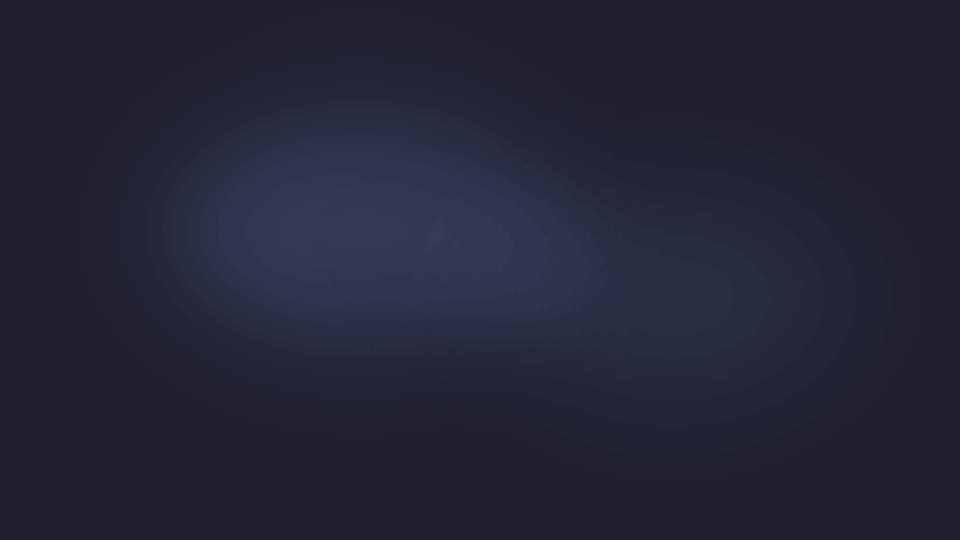
#> input picture quickshell/wallpapers/Tokyo Night/lutgen_Tokyo Night.png, 1920 x 1080 px (shown at 1/2 size)
$ python wallpaper_palette.py '../../../quickshell/wallpapers/Tokyo Night/lutgen_Tokyo Night.png'
#> lines starting #> are read from the running program, lines starting #| are printed output that depends on the picture
#!/usr/bin/env python3
"""Build a shell palette out of a wallpaper.

Prints one JSON object with the colours Theme.setVariant expects. The point is
the thing every Material You config gets for free and this shell did not: the
bar, the popups and the cards picking up the picture behind them.

matugen and wallust are the usual tools for this and neither is installed here
(the `wallust run` call in Theme.qml has been a no-op the whole time). Pillow
is already a dependency of nothing in particular but is present, so the whole
extraction is done here: quantise the image, score the colours, and build a
dark palette around the one that carries the picture.
"""
import colorsys
import json
import os
import sys

CACHE = os.path.expanduser("~/.config/huginn_wallpaper_palette.json")


def _hsv_to_hex(h, s, v):
    r, g, b = colorsys.hsv_to_rgb(h % 1.0, max(0.0, min(1.0, s)), max(0.0, min(1.0, v)))
    return "#%02x%02x%02x" % (round(r * 255), round(g * 255), round(b * 255))


def colour_entries(img, colors=16):
    """Quantise a Pillow image and return its colours as HSV with weights.

    Shared with album_tint.py, which picks a cover's colour the same way the
    wallpaper's accent is picked here.
    """
    from PIL import Image

    img = img.convert("RGB")
    img.thumbnail((240, 240))
    # 16 buckets is enough to separate the subject from the ground without
    # splitting one gradient into a dozen near-identical entries.
    quantised = img.quantize(colors=colors, method=Image.MEDIANCUT).convert("RGB")
    counts = sorted(quantised.getcolors(maxcolors=4096) or [], reverse=True)
    if not counts:
        raise ValueError("no colours in image")

    total = sum(c for c, _ in counts)
    entries = []
    for count, (r, g, b) in counts:
        h, s, v = colorsys.rgb_to_hsv(r / 255.0, g / 255.0, b / 255.0)
        entries.append({"h": h, "s": s, "v": v, "weight": count / total})
    return entries


def pick_vivid(entries):
    """The colour a person would name if asked what colour the picture is.

    Vivid enough to register, present enough to matter, and not so dark that
    it disappears against the panel it will sit on. None when the picture has
    no such colour at all (a black and white photo).
    """
    def accent_score(e):
        return (e["s"] ** 1.6) * (e["v"] ** 0.6) * (e["weight"] ** 0.25)

    vivid = [e for e in entries if e["s"] >= 0.18 and e["v"] >= 0.15]
    return max(vivid, key=accent_score) if vivid else None


def extract(path):
    from PIL import Image

    entries = colour_entries(Image.open(path))
    accent_src = pick_vivid(entries) or max(entries, key=lambda e: e["weight"])

    # The ground takes the picture's dominant hue but almost none of its
    # colour: a bar has to stay readable under any wallpaper, so the hue is a
    # tint, never a wash.
    ground_src = max(entries, key=lambda e: e["weight"] * (1.2 - e["v"]))
    gh = ground_src["h"]

    accent_h = accent_src["h"]
    accent_s = max(0.45, min(0.85, accent_src["s"] * 1.1))
    accent_v = max(0.78, min(0.98, accent_src["v"] * 1.25))

    # A second hue for the places that need to differ from the accent without
    # arguing with it. A quarter turn reads as related, not as a clash.
    sub_h = accent_h + 0.12

    # The semantic colours (a muted mic, a hot CPU, a connected device) keep
    # the hue that gives them their meaning, red stays red, but take the
    # picture's intensity: a pastel wallpaper gets pastel signals instead of
    # the fallback's neon. The floors keep them readable on the dark ground.
    sem_s = max(0.40, min(0.70, accent_s * 0.9))
    sem_v = max(0.85, min(0.97, accent_v))

    def semantic(hue_deg):
        return _hsv_to_hex(hue_deg / 360.0, sem_s, sem_v)

    palette = {
        "name": "From wallpaper",
        # Which picture this came from, so a cached palette left over from
        # another wallpaper is recognised as stale rather than applied.
        "source": os.path.abspath(path),
        "isDark": True,
        "accent": _hsv_to_hex(accent_h, accent_s, accent_v),
        "subAccent": _hsv_to_hex(sub_h, accent_s * 0.95, accent_v),
        "bg": _hsv_to_hex(gh, 0.22, 0.11),
        "surface": _hsv_to_hex(gh, 0.20, 0.17),
        "currentLine": _hsv_to_hex(gh, 0.17, 0.30),
        "fg": _hsv_to_hex(gh, 0.05, 0.97),
        "comment": _hsv_to_hex(gh, 0.28, 0.62),
        "red": semantic(5),
        "orange": semantic(30),
        "yellow": semantic(55),
        "green": semantic(115),
        "cyan": semantic(175),
        "purple": semantic(255),
        "pink": semantic(330),
    }
    return palette


def main():
    if len(sys.argv) < 2:
        print(json.dumps({"error": "no wallpaper given"}), flush=True)
        return

    path = sys.argv[1]
    if path.startswith("file://"):
        path = path[7:]

    if not os.path.exists(path):
        print(json.dumps({"error": "wallpaper not found"}), flush=True)
        return

    try:
        palette = extract(path)
#> in colour_entries, `img.thumbnail((240, 240))`:
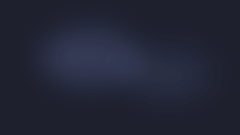
#> img: PIL image 240x135 RGB; mean R, G, B 34.3, 37.1, 53.7
#> in colour_entries, `counts = sorted(quantised.getcolors(maxcolors=4096) or [], reverse=True)`: counts = 16 items
#> in colour_entries, `total = sum(c for c, _ in counts)`: total = 32400
#> the loop in colour_entries, `for count, (r, g, b) in counts:` made 16 passes
#> (count, r, g, b, h, s, v) on passes 1 to 12: (14180, 30, 32, 46, 0.646, 0.348, 0.18), (2231, 31, 33, 48, 0.647, 0.354, 0.188), (1911, 32, 35, 50, 0.639, 0.36, 0.196), (1780, 34, 37, 54, 0.642, 0.37, 0.212), (1440, 48, 53, 77, 0.638, 0.377, 0.302), (1355, 37, 40, 58, 0.643, 0.362, 0.227), (1278, 42, 46, 67, 0.64, 0.373, 0.263), (1266, 40, 44, 65, 0.64, 0.385, 0.255), (1234, 51, 56, 82, 0.64, 0.378, 0.322), (1144, 44, 49, 71, 0.636, 0.38, 0.278), (1063, 32, 34, 49, 0.647, 0.347, 0.192), (985, 39, 42, 62, 0.645, 0.371, 0.243)
#> after the loop in colour_entries, `for count, (r, g, b) in counts:`: entries = 16 items
#> in extract, `accent_src = pick_vivid(entries) or max(entries, key=lambda e: e["weig..`: accent_src = {'h': 0.646, 's': 0.348, 'v': 0.18, 'weight': 0.438}
#> in extract, `ground_src = max(entries, key=lambda e: e["weight"] * (1.2 - e["v"]))`: ground_src has the same summary as accent_src
#> in extract, `gh = ground_src["h"]`: gh = 0.646
#> in extract, `accent_s = max(0.45, min(0.85, accent_src["s"] * 1.1))`: accent_s = 0.45
#> in extract, `accent_v = max(0.78, min(0.98, accent_src["v"] * 1.25))`: accent_v = 0.78
#> in extract, `sub_h = accent_h + 0.12`: sub_h = 0.766
#> in extract, `sem_s = max(0.40, min(0.70, accent_s * 0.9))`: sem_s = 0.405
#> in extract, `sem_v = max(0.85, min(0.97, accent_v))`: sem_v = 0.85
#> in _hsv_to_hex, `r, g, b = colorsys.hsv_to_rgb(h % 1.0, max(0.0, min(1.0, s)), max(0.0,..`: r = 0.429; g = 0.473; b = 0.78
#> palette = 17 items
    except Exception as exc:
        print(json.dumps({"error": str(exc)}), flush=True)
        return

    # Cached so the next start can paint the right colours on the first frame
    # instead of showing the fallback palette until this script answers.
    try:
        with open(CACHE, "w") as f:
            json.dump(palette, f)
    except Exception:
        pass

    print(json.dumps(palette), flush=True)
#> (printed output is left out)


if __name__ == "__main__":
    main()
